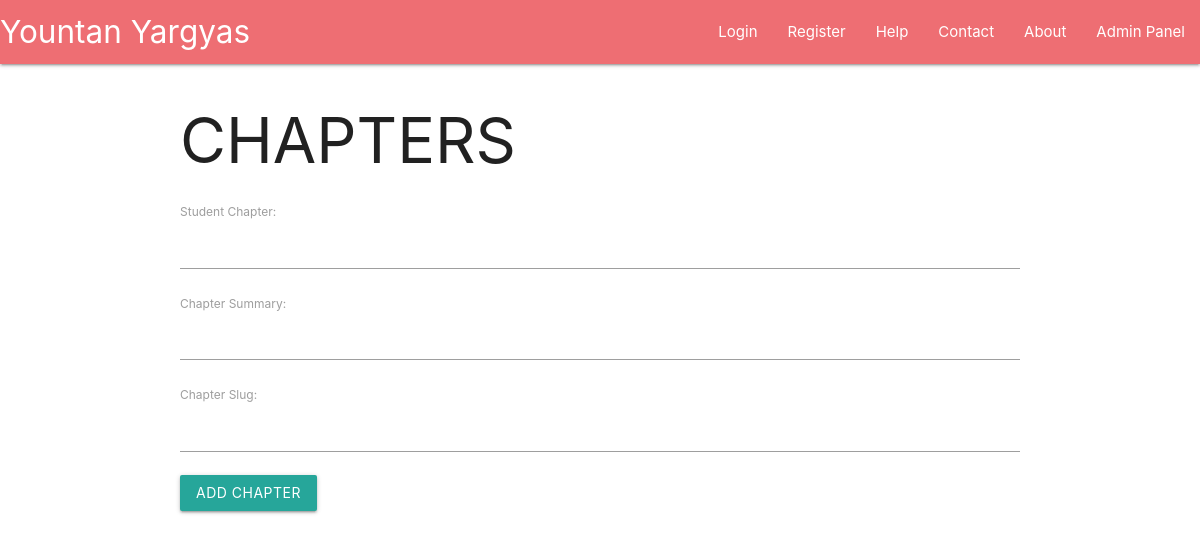
/classes/class-two/science, run on an earlier commit of the app's database.
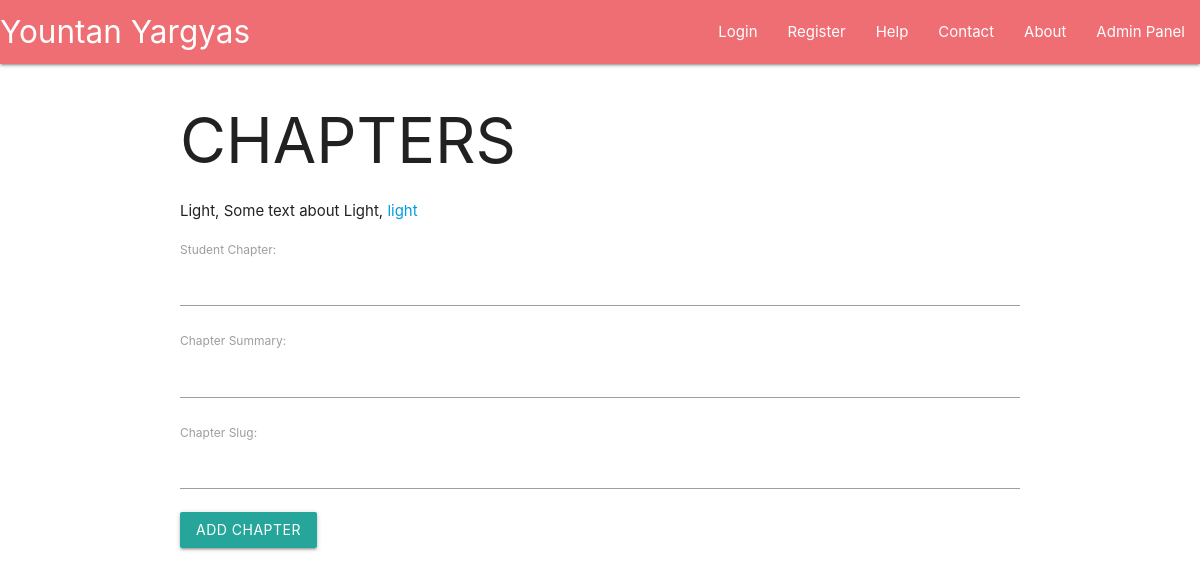
And on a later commit of the database.
### main/models.py (models this page shows, shortened)
class StudentChapter(models.Model):
    student_chapter = models.CharField(max_length=100)
    chapter_summary = models.CharField(max_length=500)
    chapter_slug = models.CharField(max_length=100)
    student_subject = models.ForeignKey(StudentSubject, default=1, verbose_name="Subject", on_delete=models.SET_DEFAULT)
    class Meta:
        verbose_name_plural = "Chapters"

### main/views.py (the view, shortened to what this page needs)
# urls.py: path("classes/<slug:class_slug>/<slug:subject_slug>", views.student_subject, name="student_subject"),
def student_subject(request, class_slug, subject_slug):
    class_slugs = [c.class_slug for c in StudentClass.objects.all()]
    if class_slug in class_slugs:
        matching_subjects = StudentSubject.objects.filter(student_class__class_slug=class_slug)
        subject_slugs = [s.subject_slug for s in matching_subjects]
        if subject_slug in subject_slugs:
            matching_chapters = StudentChapter.objects.filter(student_subject__subject_slug=subject_slug, student_subject__student_class__class_slug=class_slug)
            form = AddChapter(initial={"student_subject": StudentSubject.objects.filter(subject_slug=subject_slug, student_class__class_slug=class_slug)[0]})
            return render(
                request=request,
                template_name="main/chapters.html",
                context={"student_chapters": matching_chapters, "class_slug": class_slug, "subject_slug": subject_slug, "form": form}
                )
        else:
            return HttpResponse(f"{subject_slug} subject is not present!")
    else:
        return HttpResponse(f"{class_slug} class is not present!")

### main/forms.py
class AddChapter(forms.ModelForm):
    class Meta:
        model = StudentChapter
        fields = ["student_chapter", "chapter_summary", "chapter_slug", "student_subject"]
        labels = {"student_chapter": "Student Chapter", "chapter_summary": "Chapter Summary", "chapter_slug": "Chapter Slug", "student_subject": "Student Subject (FK)"}
        widgets = {"student_subject": forms.HiddenInput()}

### main/templates/main/chapters.html (shortened to what this page needs)
{% extends "Main/header.html" %}
{% block content %}
    <h1>CHAPTERS</h1>
    {% for chapter in student_chapters %}
        <p>{{ chapter.student_chapter }}, {{ chapter.chapter_summary }}, <a href="/classes/{{ class_slug }}/{{ subject_slug }}/{{ chapter.chapter_slug }}">{{ chapter.chapter_slug }}</a></p>
    {% endfor %}
    <form method="POST">
        {{ form.as_p }}
        <button type="submit" class="btn">Add Chapter</button>
    </form>
{% endblock %}

What changed in the data, as far as the page shows it:
added StudentChapter: student_chapter "Light", chapter_summary "Some text about Light", chapter_slug "light"
